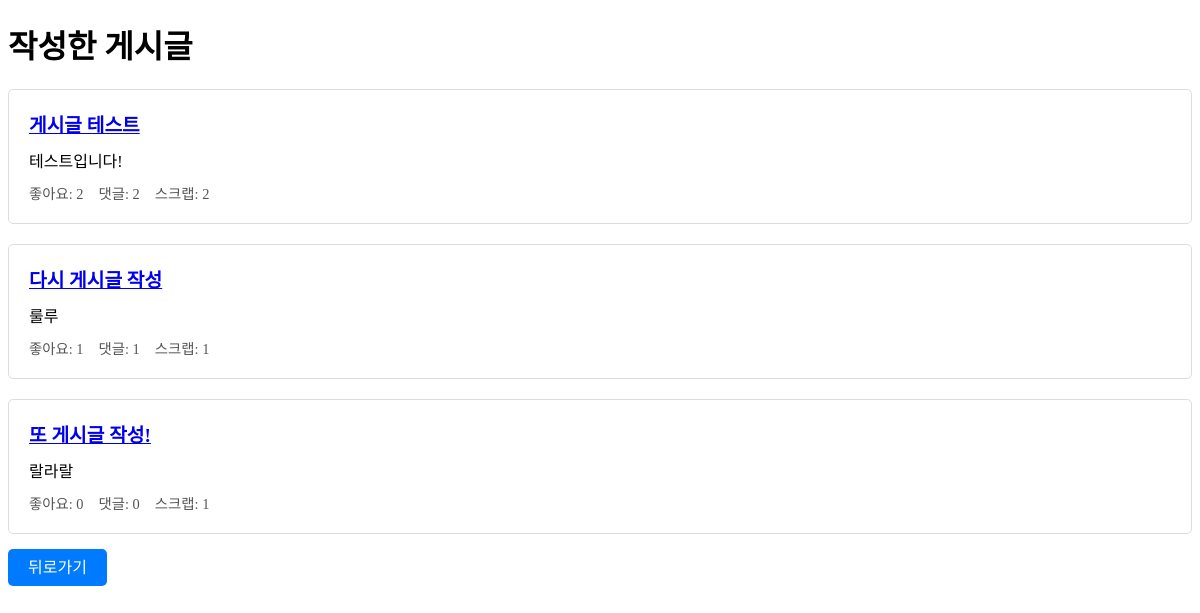
The page /accounts/mypage/posts/ (signed in) on the database its author committed.
### community/models.py (models this page shows, shortened)
class Post(models.Model):
    title = models.CharField(max_length=50)
    content = models.TextField()
    created_at = models.DateTimeField(auto_now_add=True)
    author = models.ForeignKey(to=User, on_delete=models.CASCADE, related_name="posts")
    like = models.ManyToManyField(to=User, through="Like", related_name="liked_posts")
    scrap = models.ManyToManyField(to=User, through="Scrap", related_name="scraped_posts")

### accounts/views.py (the view)
# urls.py: path('mypage/posts/', post_number, name='post_number'),
@login_required
def post_number(request):
    user_posts = Post.objects.filter(author=request.user)
    return render(request, 'mypage/post_number.html', {'user_posts': user_posts})

### accounts/templates/mypage/post_number.html (shortened to what this page needs)
<!DOCTYPE html>
<html>
<head>
</head>
<body>
    <h1>작성한 게시글</h1>
    {% if user_posts %}
        {% for post in user_posts %}
            <div class="post-container">
                <div class="post-title">
                    <a href="{% url 'community:detail' post.id %}">{{ post.title }}</a>
                </div>
                <div class="post-content">{{ post.content|truncatewords:30 }}</div>
                <div class="post-metadata">
                    <span>좋아요: {{ post.post_likes.count }}</span>
                    <span>댓글: {{ post.answers.count }}</span>
                    <span>스크랩: {{ post.post_scraps.count }}</span>
                </div>
            </div>
        {% endfor %}
    {% else %}
        <p>작성한 게시글이 없습니다.</p>
    {% endif %}
    <a href="{% url 'accounts:mypage' %}" class="back-button">뒤로가기</a>
</body>
</html>

### accounts/templates/mypage/post_number.html (style rules this page uses)
.post-container { border: 1px solid #ddd; padding: 20px; margin-bottom: 20px; border-radius: 5px; }
.post-title { font-weight: bold; font-size: 1.2em; margin-bottom: 10px; }
.post-content { margin-bottom: 10px; }
.post-metadata { font-size: 0.9em; color: #555; display: flex; gap: 15px; align-items: center; }
.back-button { background-color: #007BFF; color: white; border: none; padding: 10px 20px; border-radius: 5px; cursor: pointer; text-decoration: none; }

### rows shown on the page
Post: title "게시글 테스트", content "테스트입니다!", post_likes.count "2", answers.count "2", post_scraps.count "2"
Post: title "다시 게시글 작성", content "룰루", post_likes.count "1", answers.count "1", post_scraps.count "1"
Post: title "또 게시글 작성!", content "랄라랄", post_likes.count "0", answers.count "0", post_scraps.count "1"
